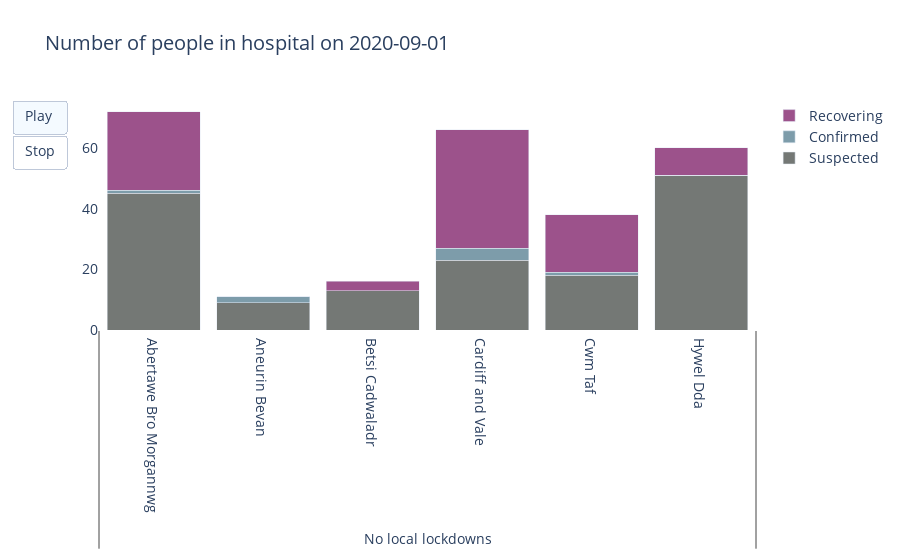

Notebook cell for this chart:
### Code cell
title = "Number of people in hospital on "

color_map = dict(
    Suspected = '#747875',
    Confirmed = '#7d9caa',
    Recovering = '#9C528B'
)

frames = []
hover_template = '%{x[1]}: %{y}'

for day in df.date.unique():
    today = df[df['date'] == day]
    # extract categories (lockdown status will change over time)
    cats = today.groupby(['health_board'])[['health_board', 'lockdown_status']].first()
    # create 2d array for x axis - will revert to multicategory
    x = [['<br><br><br>' + stat for stat in cats['lockdown_status']], cats['health_board'].tolist()]
    # extract count of different covid patients
    y_s = today[today['covid_status']=='Suspected']['count']
    y_c = today[today['covid_status']=='Confirmed']['count']
    y_r = today[today['covid_status']=='Recovering']['count']
    # add them together for purpose of ordering bars
    y_tot = [s+c+r for s,c,r in zip(y_s, y_c, y_r)]
    # zip all these things together and sort by 1) descending total patient count, and 2) lockdown status
    zipped = zip(x[0], x[1], y_s, y_c, y_r, y_tot)
    sorted_list = sorted(sorted(zipped, key = lambda x: x[5], reverse=True), key = lambda x: x[0])
    # recreate 2d array for x axis
    new_x = [[l[0] for l in sorted_list], [l[1] for l in sorted_list]]
    # key to sorted list: 0 loc, 1 hb, 2 y_s, 3 y_c, 4 y_r, 5 y_tot 
    # create frame
    frame = go.Frame(
        data = [
            go.Bar(
            name = 'Suspected', x = new_x, y = [y[2] for y in sorted_list],
            marker_color = color_map['Suspected'], hovertemplate = hover_template),
            go.Bar(
            name = 'Confirmed', x = new_x, y = [y[3] for y in sorted_list],
            marker_color = color_map['Confirmed'], hovertemplate = hover_template),
            go.Bar(
            name = 'Recovering', x = new_x,y = [y[4] for y in sorted_list],
            marker_color = color_map['Recovering'], hovertemplate = hover_template)
        ],
        layout=go.Layout(font={'size': 14},
                             plot_bgcolor = '#FFFFFF',
                             bargap=0.15,
                             title=title + day,
                             yaxis = dict(range = [0,500]))
    )
    frames.append(frame)
    
# prepare data for day one
today = df[df['date'] == '2020-09-01']
cats = today.groupby(['health_board'])[['health_board', 'lockdown_status']].first()
x = [cats['lockdown_status'].tolist(), cats['health_board'].tolist()] 

# set up first day
fig = go.Figure(data = [go.Bar(
        name = 'Suspected', x = x,y = today[today['covid_status']=='Suspected']['count'],
        marker_color = color_map['Suspected']),
        go.Bar(
        name = 'Confirmed', x = x,y = today[today['covid_status']=='Confirmed']['count'],
        marker_color = color_map['Confirmed']),
        go.Bar(
        name = 'Recovering', x = x,y = today[today['covid_status']=='Recovering']['count'],
        marker_color = color_map['Recovering'])
        ], frames = frames,
            # add layout
            layout=go.Layout(font={'size': 14}, plot_bgcolor = '#FFFFFF',
                bargap=0.15, title=title + '2020-09-01',
                # add buttons
                updatemenus=[dict(type="buttons",
                buttons=[dict(label="Play",
                                method="animate",
                                args=[None,{"frame": {"duration": 800, "redraw": True}, 
                                            "fromcurrent": True, "transition": {"duration": 500,
                                                                                "easing": "cubic"}}]),
                            dict(label="Stop",
                                method="animate",
                                args=[[None],
                                      {"frame": {"duration": 0, "redraw": False}, 
                                       "mode": "immediate","transition": {"duration": 0}}
                                     ]
                                )
                        ]
                                 )
                            ])
               )
fig.update_layout(barmode = 'stack')
fig.write_html('visualisations/hospitalisations_health_boards_time.html')
fig.show()

### Figure 1 — Plotly figure (JSON) as saved in the notebook; plotly's stock layout.template omitted (floating-point values rounded to 4 significant figures)
{"data": [{"marker": {"color": "#747875"}, "name": "Suspected", "type": "bar", "x": [["No local lockdowns", "No local lockdowns", "No local lockdowns", "No local lockdowns", "No local lockdowns", "No local lockdowns"], ["Abertawe Bro Morgannwg ", "Aneurin Bevan ", "Betsi Cadwaladr ", "Cardiff and Vale ", "Cwm Taf ", "Hywel Dda "]], "y": [45, 9, 13, 23, 18, 51]}, {"marker": {"color": "#7d9caa"}, "name": "Confirmed", "type": "bar", "x": [["No local lockdowns", "No local lockdowns", "No local lockdowns", "No local lockdowns", "No local lockdowns", "No local lockdowns"], ["Abertawe Bro Morgannwg ", "Aneurin Bevan ", "Betsi Cadwaladr ", "Cardiff and Vale ", "Cwm Taf ", "Hywel Dda "]], "y": [1, 2, 0, 4, 1, 0]}, {"marker": {"color": "#9C528B"}, "name": "Recovering", "type": "bar", "x": [["No local lockdowns", "No local lockdowns", "No local lockdowns", "No local lockdowns", "No local lockdowns", "No local lockdowns"], ["Abertawe Bro Morgannwg ", "Aneurin Bevan ", "Betsi Cadwaladr ", "Cardiff and Vale ", "Cwm Taf ", "Hywel Dda "]], "y": [26, 0, 3, 39, 19, 9]}], "layout": {"bargap": 0.15, "barmode": "stack", "font": {"size": 14}, "plot_bgcolor": "#FFFFFF", "title": {"text": "Number of people in hospital on 2020-09-01"}, "updatemenus": [{"buttons": [{"args": [null, {"frame": {"duration": 800, "redraw": true}, "fromcurrent": true, "transition": {"duration": 500, "easing": "cubic"}}], "label": "Play", "method": "animate"}, {"args": [[null], {"frame": {"duration": 0, "redraw": false}, "mode": "immediate", "transition": {"duration": 0}}], "label": "Stop", "method": "animate"}], "type": "buttons"}]}}
